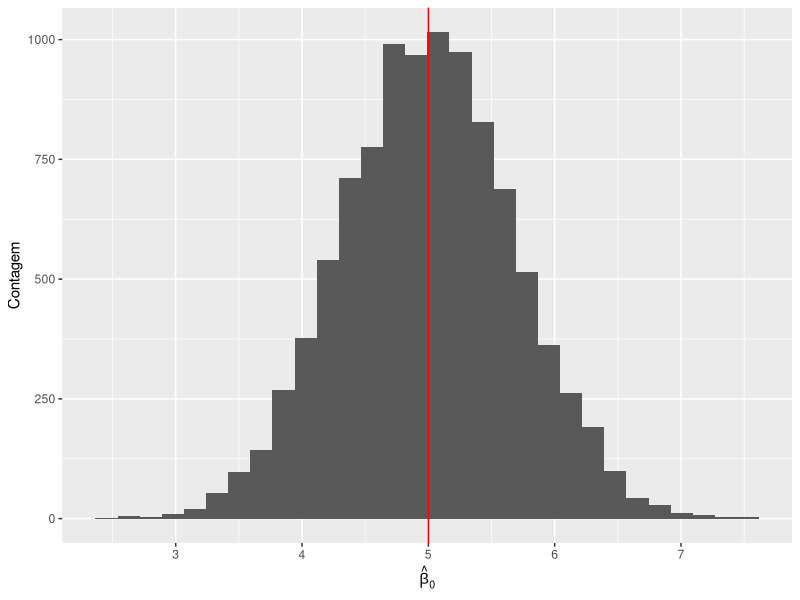
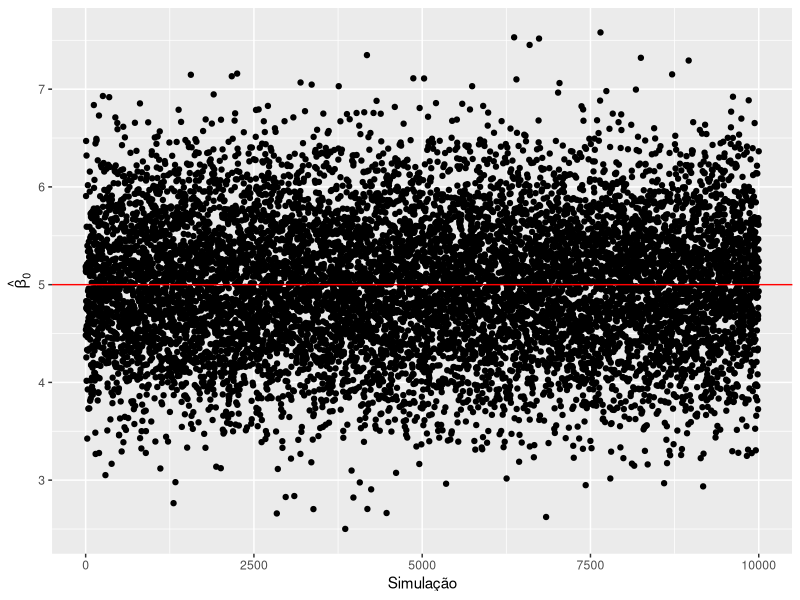
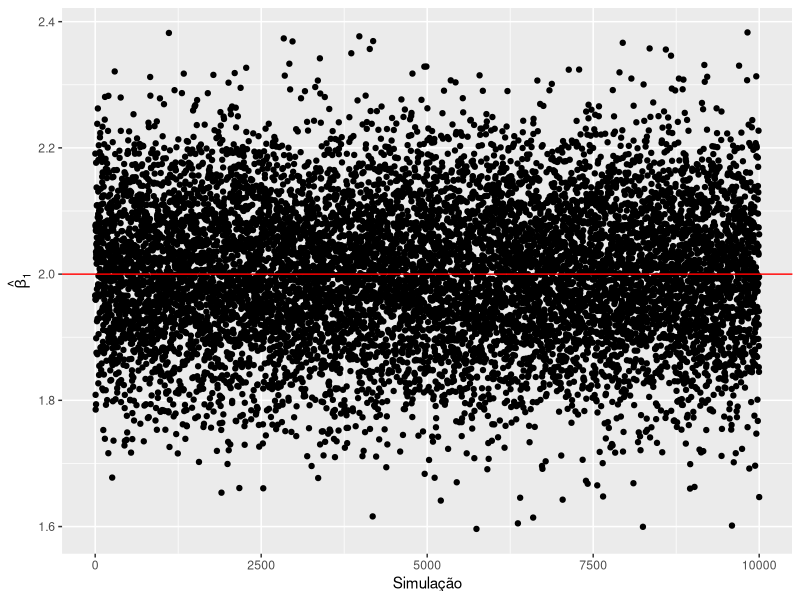
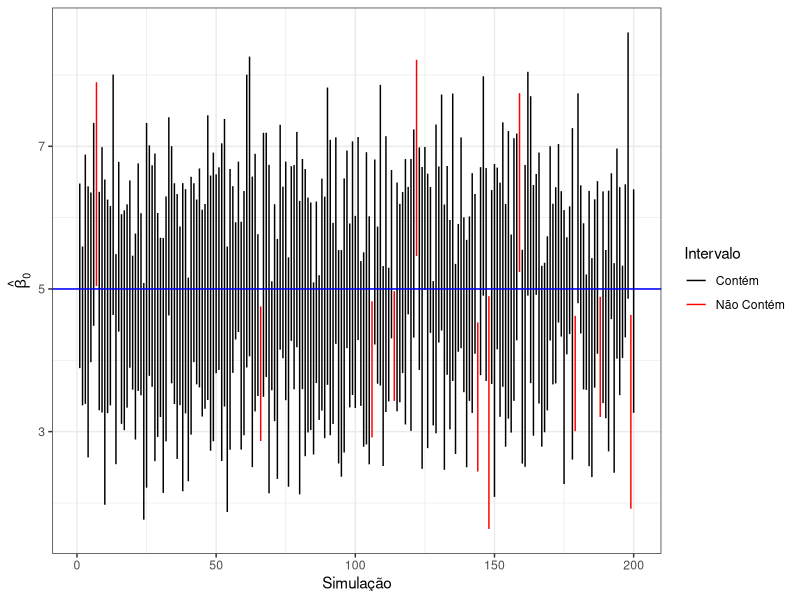
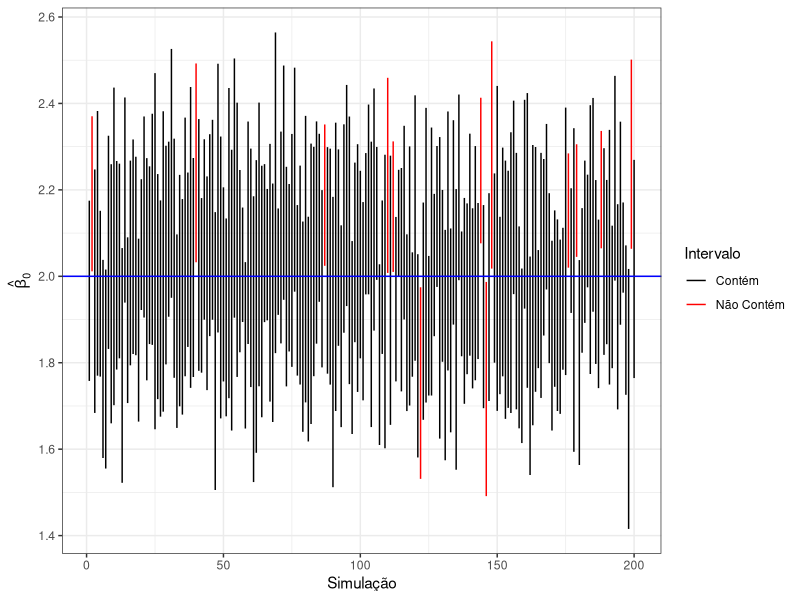

The R script that drew these images, in order:
#----Questão 1----

# Seed para reprodutibilidade:
set.seed(5050)

# Valores dos x:
x <- 1:10

# 10.000 simulações dos Y_i:
y_sim <- replicate(10000, 5 + 2 * x + rnorm(10, 0, 1))

# Vetores e listas auxiliares para manter as informações:
beta_0 <- vector(mode = "numeric", 10000)
beta_1 <- vector(mode = "numeric", 10000)
sigma_2 <- vector(mode = "numeric", 10000)

ic_beta_0 <- vector(mode = "list", 10000)
ic_beta_1 <- vector(mode = "list", 10000)

estat_teste_beta_0 <- vector(mode = "numeric", 10000)
estat_teste_beta_1_2 <- vector(mode = "numeric", 10000)
estat_teste_beta_1_1.8 <- vector(mode = "numeric", 10000)

# Função auxiliar:
func_soma <- function(a, b) {
    sum((a - mean(a)) * (b - mean(b)))
}

# Loop para fazer os ajustes e popular os vetores e listas:
for (i in 1:10000) {
    # Estimativas pontuais dos Betas:
    beta_1[i] <- func_soma(y_sim[, i], x)/func_soma(x, x)
    beta_0[i] <- mean(y_sim[, i]) - beta_1[i] * mean(x)
    # Estimativa da variância pelos resíduos:
    sigma_2[i] <- sum((y_sim[, i] - (beta_0[i] +
                                     beta_1[i] * x))^(2))/(length(x) - 2)
    #sigma_2[i] <- sum(residuals(ajuste)^(2))/(length(x) - 2)
    # Valor da distribuição t para criação dos intervalos de confiança:
    t_alpha <- qt(1 - 0.05/2, length(x) - 2)
    # Calcula os intervalos de confiança dos betas:
    ic_beta_0[[i]] <- c(`2.5 %` = beta_0[i] -
                            (sqrt((sigma_2[i] * sum(x^(2)))/
                                  (length(x) * func_soma(x, x))) * t_alpha),
                        `97.5 %` = beta_0[i] +
                            (sqrt((sigma_2[i] * sum(x^(2)))/
                                  (length(x) * func_soma(x, x))) * t_alpha))
    ic_beta_1[[i]] <- c(`2.5 %` = beta_1[i] -
                            sqrt((sigma_2[i])/
                                 (func_soma(x, x))) * t_alpha,
                        `97.5 %` = beta_1[i] +
                            sqrt((sigma_2[i])/
                                 (func_soma(x, x))) * t_alpha)
    # Estatística de teste para Beta_0 = 5:
    estat_teste_beta_0[i] <- (beta_0[i] - 5)/sqrt((sigma_2[i] * sum(x^(2)))/
                                                  (length(x) * func_soma(x, x)))
    # Estatística de teste para Beta_1 = 2:
    estat_teste_beta_1_2[i] <- (beta_1[i] - 2)/sqrt(sigma_2[i]/func_soma(x, x))
    # Estatística de teste para Beta_1 = 1.8:
    estat_teste_beta_1_1.8[i] <- (beta_1[i] - 1.8)/sqrt(sigma_2[i]/func_soma(x, x))
}

# Transformação dos intervalos de confiança em matrizes:
ic_beta_0 <- do.call(rbind, ic_beta_0)
ic_beta_1 <- do.call(rbind, ic_beta_1)

#----Questão 2----

# Pacote para manipular os dados:
library(tidyverse)

data.frame(x = 1:10000, y = beta_0) %>%
    ggplot(aes(x = y)) +
    geom_histogram() +
    geom_vline(xintercept = 5, colour = "red") +
    labs(y = "Contagem", x = expression(hat(beta)[0]))

# Gráfico das estimativas pontuais de Beta_0 ao longo das simulações:
data.frame(x = 1:10000, y = beta_0) %>%
    ggplot(aes(x = x, y = y)) +
    geom_point() +
    geom_hline(yintercept = 5, colour = "red") +
    labs(x = "Simulação", y = expression(hat(beta)[0]))

# Média das estimativas:
mean(beta_0)

# O valor esperado é 5.

# Variância das estimativas:
var(beta_0)

# O valor esperado para a variância é dado por:

var_beta_0_teo <- (1 * sum(x^(2)))/(length(x) * sum((x - mean(x))^(2)))

# Ambos se aproximam muito dos valores esperados.

# Gráfico das estimativas pontuais de Beta_1 ao longo das simulações:
data.frame(x = 1:10000, y = beta_1) %>%
    ggplot(aes(x = x, y = y)) +
    geom_point() +
    geom_hline(yintercept = 2, colour = "red") +
    labs(x = "Simulação", y = expression(hat(beta)[1]))

# Média das estimativas:
mean(beta_1)

# O valor esperado é 2.

# Variância das estimativas:
var(beta_1)

# O valor esperado para a variância é dado por:

var_beta_1_teo <- (1/sum((x - mean(x))^(2)))

# Novamente, os valores se aproximam muito dos valores esperados.

#----Questão 3----

## Para Beta_0:

# Quantidade de intervalos de confiança para Beta_0
# que não contém o valor verdadeiro (Beta_0 = 5):
sum(ic_beta_0[, 1] > 5 | ic_beta_0[, 2] < 5)

# Logo, a quantidade de intervalos que contém é:
10000 - sum(ic_beta_0[, 1] > 5 | ic_beta_0[, 2] < 5)

# Como a função confint, por padrão, constrói intervalos de
# 95% de confiança, esperava-se que 9500 simulações gerassem
# intervalos que compreendam o valor verdadeiro para Beta_0

# Podemos visualizar os 200 primeiros intervalos
# a fim de verificar quantos contém o verdadeiro valor de Beta_0:
as.data.frame(ic_beta_0) %>%
    rownames_to_column() %>%
    mutate(rowname = as.numeric(rowname),
           Intervalo = ifelse(`2.5 %` > 5 | `97.5 %` < 5, "Não Contém", "Contém")) %>%
    filter(rowname <= 200) %>%
    ggplot(aes(x = rowname, y = `2.5 %`)) +
    geom_segment(aes(yend = `97.5 %`, colour = Intervalo)) +
    geom_hline(yintercept = 5, colour = "blue") +
    labs(x = "Simulação", y = expression(hat(beta)[0])) +
    scale_colour_manual(values = c("black", "red")) +
    theme_bw()

# 11 dos 200 intervalos não contém o valor Beta_0 = 5
# (que são os marcados em vermelho), que é aproximadamente 5%

## Para Beta_1:

# Quantidade de intervalos de confiança para Beta_1
# que não contém o valor verdadeiro (Beta_1 = 2):
sum(ic_beta_1[, 1] > 2 | ic_beta_1[, 2] < 2)

# Logo, a quantidade de intervalos que contém é:
10000 - sum(ic_beta_1[, 1] > 2 | ic_beta_1[, 2] < 2)

# Como a função confint, por padrão, constrói intervalos de
# 95% de confiança, esperava-se que 9500 simulações gerassem
# intervalos que compreendam o valor verdadeiro para Beta_1

# Podemos visualizar os 200 primeiros intervalos
# a fim de verificar quantos contém o verdadeiro valor de Beta_1:
as.data.frame(ic_beta_1) %>%
    rownames_to_column() %>%
    mutate(rowname = as.numeric(rowname),
           Intervalo = ifelse(`2.5 %` > 2 | `97.5 %` < 2, "Não Contém", "Contém")) %>%
    filter(rowname <= 200) %>%
    ggplot(aes(x = rowname, y = `2.5 %`)) +
    geom_segment(aes(yend = `97.5 %`, colour = Intervalo)) +
    geom_hline(yintercept = 2, colour = "blue") +
    labs(x = "Simulação", y = expression(hat(beta)[0])) +
    scale_colour_manual(values = c("black", "red")) +
    theme_bw()

# 13 dos 200 intervalos não contém o valor Beta_1 = 2
# (que são os marcados em vermelho), que é aproximadamente 5%

## Para ambos os Betas:

# Quantidade de simulações em que ambos os intervalos
# não contém os valores verdadeiros para Beta_0 e Beta_1:
(sum((ic_beta_0[, 1] > 5 | ic_beta_0[, 2] < 5) &
    (ic_beta_1[, 1] > 2 | ic_beta_1[, 2] < 2)))

# Logo, a quantidade de intervalos que contém é:
10000 - sum((ic_beta_0[, 1] > 5 | ic_beta_0[, 2] < 5) &
            (ic_beta_1[, 1] > 2 | ic_beta_1[, 2] < 2))

# TODO: explicar a covariância entre os Betas e a quantidade de simulações
# em que ambos os intervalos contém os valores verdadeiros dos Betas.

#----Questão 4----

# Comparação do valor absoluto das estatísticas de teste obtidas com
# o quantil (1-0.05/2)% da distribuição t com 8 graus de liberdade:
sum(abs(estat_teste_beta_0) > qt(1 - 0.05/2, length(x) - 2))

# Aqui temos 498 simulações em que a hipótese seria rejeitada,
# que condiz com a quantidade de intervalos de confiança que não
# contém o verdadeiro valor de Beta_0.

# Esperava-se que a quantidade de rejeições fosse de 5%, ou seja,
# 500 das simulações.

#----Questão 5----

# Comparação do valor absoluto das estatísticas de teste obtidas com
# o quantil (1-0.05/2)% da distribuição t com 8 graus de liberdade:

sum(abs(estat_teste_beta_1_2) > qt(1 - 0.05/2, length(x) - 2))

# Aqui temos 534 simulações em que a hipótese seria rejeitada,
# que condiz com a quantidade de intervalos de confiança que não
# contém o verdadeiro valor de Beta_1.

# Esperava-se que a quantidade de rejeições fosse de 5%, ou seja,
# 500 das simulações.

#----Questão 6----

# Comparação do valor absoluto das estatísticas de teste obtidas com
# o quantil (1-0.05/2)% da distribuição t com 8 graus de liberdade:

sum(abs(estat_teste_beta_1_1.8) > qt(1 - 0.05/2, length(x) - 2))

# Aqui temos 534 simulações em que a hipótese seria rejeitada,
# que condiz com a quantidade de intervalos de confiança que não
# contém o valor de Beta_1 = 1.8:

sum(ic_beta_1[, 1] > 1.8 | ic_beta_1[, 2] < 1.8)

# A quantidade esperada é correspondente ao valor da diferença entre
# o valor médio de Beta_1 (que é aproximadamente 2) para 1.8 na distribuição
# t com 8 graus de liberdade vezes a quantidade de simulações, que é dado por:
dt(1.8 - mean(beta_1), length(x) - 2) * 10000

# Que está bem próximo do valor encontrado.

#----Questão 7----

# Comparação do valor absoluto das estatísticas de teste obtidas com
# os quantis (1-0.05/2)% da distribuição t com 8 graus de liberdade:

sum((abs(estat_teste_beta_1_2) > qt(1 - 0.05/2, length(x) - 2)) |
    (abs(estat_teste_beta_0) > qt(1 - 0.05/2, length(x) - 2)))

# Aqui temos 716 simulações em que pelo menos uma das duas hipóteses foi rejeitada.
